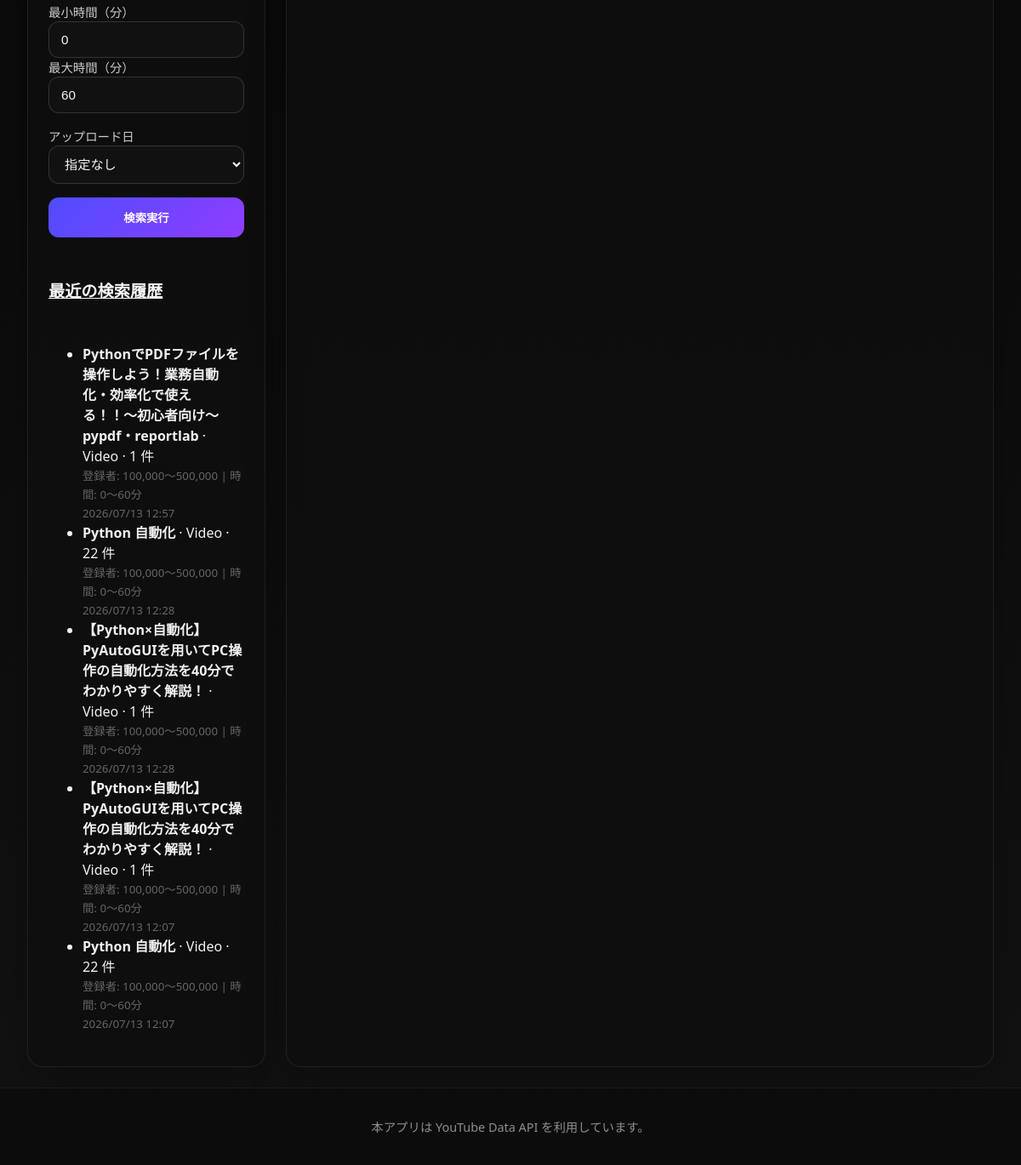
Before: / (lower part) with the older database file.
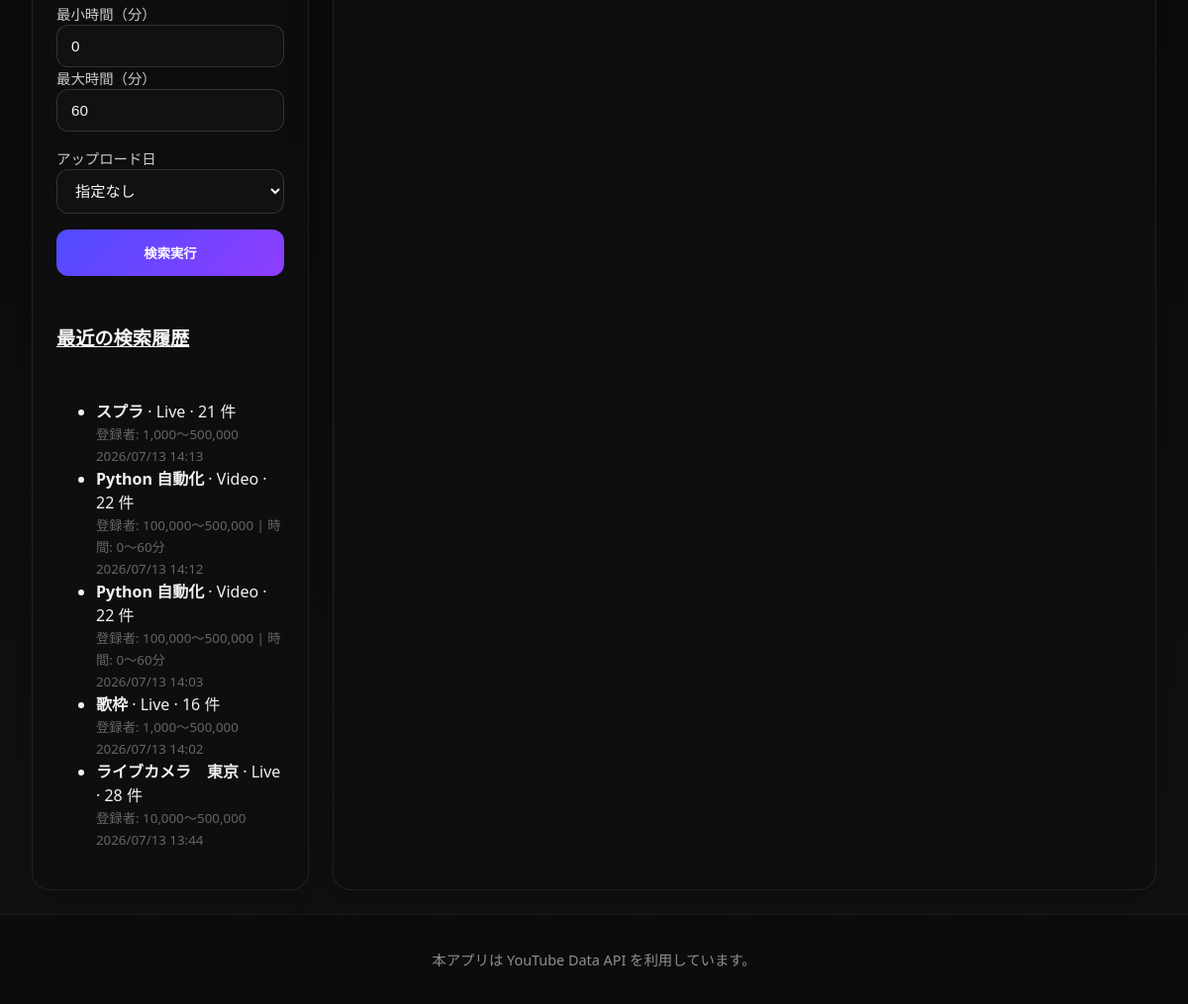
After: the same page with the newer database file.
### youtube_app/models.py (models this page shows, shortened)
class SearchHistory(models.Model):
    target = models.CharField(max_length=16, default='video')
    query = models.CharField(max_length=255)
    max_results = models.PositiveSmallIntegerField(default=50)
    order = models.CharField(max_length=32, default='viewCount')
    lower_threshold = models.PositiveIntegerField(default=100000)
    upper_threshold = models.PositiveIntegerField(default=500000)
    min_duration = models.PositiveIntegerField(default=0)
    max_duration = models.PositiveIntegerField(default=60)
    date_option = models.CharField(max_length=16, default='none')
    results_count = models.PositiveIntegerField(default=0)
    created_at = models.DateTimeField(auto_now_add=True)
    class Meta:
        ordering = ['-created_at']

### youtube_app/views.py (the view, shortened to what this page needs)
# urls.py: path('', views.search_view, name='search'),
def search_view(request):
    context = get_query_parameters(request)
    context['base_query_string'] = build_query_string_without_select(request)
    context['is_video_mode'] = context['target'] == 'video'
    context['results'] = []
    context['error_message'] = ''
    context['recent_history'] = SearchHistory.objects.all()[:5]
    return render(request, 'youtube_app/search.html', context)

### youtube_app/views.py (called while the page is built)
def get_query_parameters(request: HttpRequest) -> dict:
    return {
        'target': request.GET.get('target', 'video'),
        'query': request.GET.get('query', 'Python 自動化'),
        'max_results': int(request.GET.get('max_results', 50) or 50),
        'order': request.GET.get('order', 'viewCount'),
        'lower_threshold': int(request.GET.get('lower_threshold', 100000) or 100000),
        'upper_threshold': int(request.GET.get('upper_threshold', 500000) or 500000),
        'min_duration': int(request.GET.get('min_duration', 0) or 0),
        'max_duration': int(request.GET.get('max_duration', 60) or 60),
        'date_option': request.GET.get('date_option', 'none'),
        'selected_video_id': request.GET.get('select', ''),
    }

def build_query_string_without_select(request):
    params = request.GET.copy()
    params.pop('select', None)
    return params.urlencode()

### youtube_app/templates/youtube_app/search.html (shortened to what this page needs)
{% load static humanize %}
<!DOCTYPE html>
<html lang="ja">
<head>
    <link rel="stylesheet" href="{% static 'youtube_app/style.css' %}">
</head>
<body>
    <div class="page-shell">
        <main class="layout-grid">
            <section class="panel sidebar-panel">
                <div class="panel-card">
                    <form method="get" class="search-form">
                        <div class="field-group columns-2 video-filter">
                            <div>
                                <label for="min_duration">最小時間（分）</label>
                                <input id="min_duration" name="min_duration" type="number" min="0" value="{{ min_duration }}">
                            </div>
                            <div>
                                <label for="max_duration">最大時間（分）</label>
                                <input id="max_duration" name="max_duration" type="number" min="0" value="{{ max_duration }}">
                            </div>
                        </div>
                        <div class="field-group video-filter">
                            <label for="date_option">アップロード日</label>
                            <select id="date_option" name="date_option">
                                <option value="none" {% if date_option == 'none' %}selected{% endif %}>指定なし</option>
                            </select>
                        </div>
                        <div class="actions">
                            <button type="submit" class="primary-button">検索実行</button>
                        </div>
                    </form>
                </div>
                <div class="panel-card history-panel">
                    <h2><a href="{% url 'youtube_app:history' %}" style="color: inherit; text-decoration: underline;">最近の検索履歴</a></h2>
                    {% if recent_history %}
                        <ul class="history-list">
                            {% for history in recent_history %}
                                <li>
                                    <strong>{{ history.query }}</strong> · {{ history.target|title }} · {{ history.results_count }} 件<br>
                                    <small style="color: #666;">
                                        登録者: {{ history.lower_threshold|intcomma }}〜{{ history.upper_threshold|intcomma }}
                                        {% if history.target == 'video' %}| 時間: {{ history.min_duration }}〜{{ history.max_duration }}分{% endif %}<br>
                                        {{ history.created_at|date:'Y/m/d H:i' }}
                                    </small>
                                </li>
                            {% endfor %}
                        </ul>
                    {% else %}
                        <div class="message info">検索履歴はまだありません。</div>
                    {% endif %}
                </div>
            </section>
            <section class="panel results-panel">
            </section>
        </main>
        <footer class="app-footer">
            <p>本アプリは YouTube Data API を利用しています。</p>
        </footer>
    </div>
</body>
</html>

Changed rows visible on the page:
no longer on this page (row unchanged): SearchHistory: query "PythonでPDFファイルを操作しよう！業務自動化・効率化で使える！！〜初心者向け〜 pypdf・reportlab", target "Video", results_count "1", lower_threshold "100,000", upper_threshold "500,000", min_duration "0", max_duration "60", created_at "2026/07/13 12:57"
no longer on this page (row unchanged): SearchHistory: query "Python 自動化", target "Video", results_count "22", lower_threshold "100,000", upper_threshold "500,000", min_duration "0", max_duration "60", created_at "2026/07/13 12:28"
no longer on this page (row unchanged): SearchHistory: query "【Python×自動化】PyAutoGUIを用いてPC操作の自動化方法を40分でわかりやすく解説！", target "Video", results_count "1", lower_threshold "100,000", upper_threshold "500,000", min_duration "0", max_duration "60", created_at "2026/07/13 12:28"
no longer on this page (row unchanged): SearchHistory: query "【Python×自動化】PyAutoGUIを用いてPC操作の自動化方法を40分でわかりやすく解説！", target "Video", results_count "1", lower_threshold "100,000", upper_threshold "500,000", min_duration "0", max_duration "60", created_at "2026/07/13 12:07"
no longer on this page (row unchanged): SearchHistory: query "Python 自動化", target "Video", results_count "22", lower_threshold "100,000", upper_threshold "500,000", min_duration "0", max_duration "60", created_at "2026/07/13 12:07"
added SearchHistory: query "スプラ", target "Live", results_count "21", lower_threshold "1,000", upper_threshold "500,000", created_at "2026/07/13 14:13"
added SearchHistory: query "Python 自動化", target "Video", results_count "22", lower_threshold "100,000", upper_threshold "500,000", min_duration "0", max_duration "60", created_at "2026/07/13 14:12"
added SearchHistory: query "Python 自動化", target "Video", results_count "22", lower_threshold "100,000", upper_threshold "500,000", min_duration "0", max_duration "60", created_at "2026/07/13 14:03"
added SearchHistory: query "歌枠", target "Live", results_count "16", lower_threshold "1,000", upper_threshold "500,000", created_at "2026/07/13 14:02"
added SearchHistory: query "ライブカメラ 東京", target "Live", results_count "28", lower_threshold "10,000", upper_threshold "500,000", created_at "2026/07/13 13:44"
